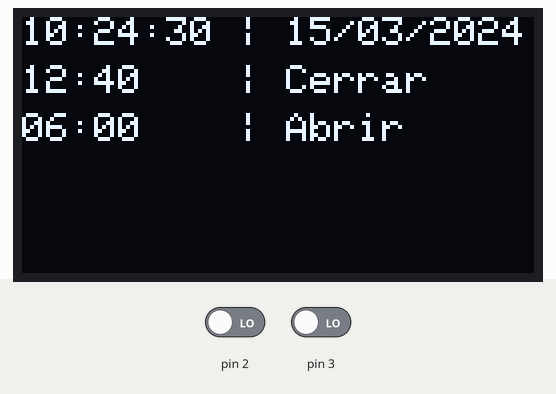
Simulated run of this sketch. Board: Arduino Uno, built with avr-gcc and run on an emulated ATmega328P. Shown: 128×64 one-colour display. The test bench sets the inputs (shaded band); at power-on: pin 2 LOW, pin 3 LOW. The local clock reads 2024-03-15 10:24:30 at power-on unless the sketch sets it; what the sketch prints to the serial monitor is not drawn.

Above: at 0.1 s.
1.3 s: pin 2 driven HIGH
At 1.6 s:
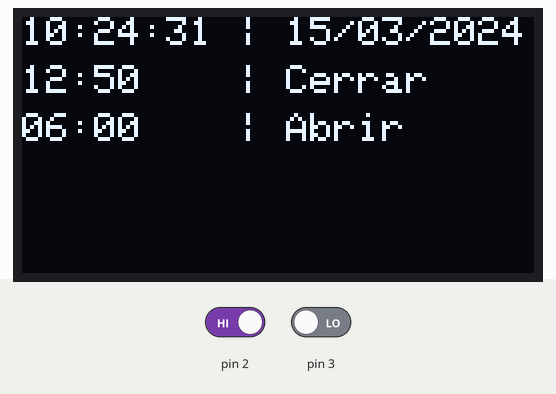
3.0 s: pin 3 driven HIGH
At 3.35 s:
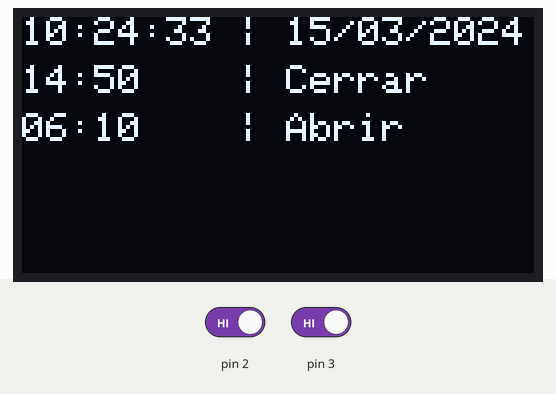
4.7 s: pin 2 driven LOW
At 4.95 s:
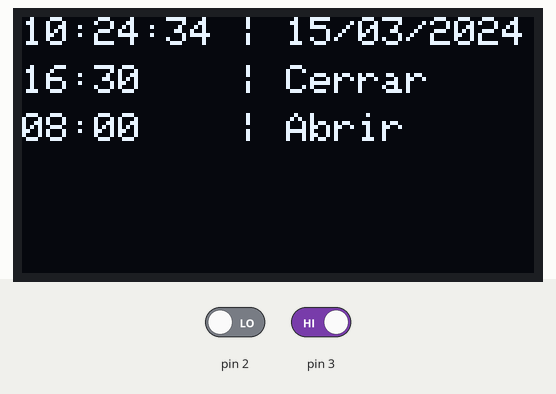
6.3 s: pin 3 driven LOW
At 7.8 s:
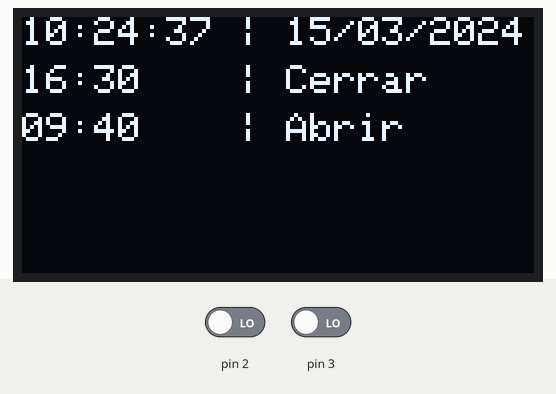
9.3 s: pin 2 driven HIGH
At 9.61 s:
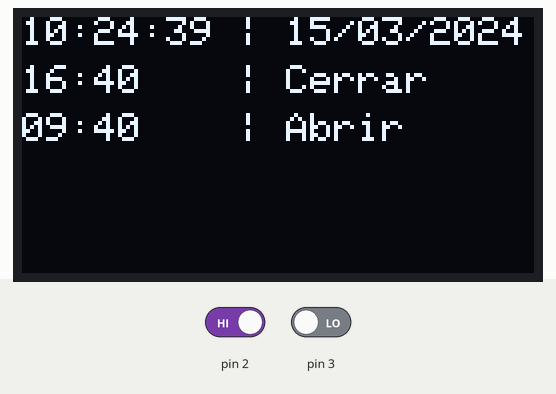
11.0 s: pin 3 driven HIGH
At 11.36 s:
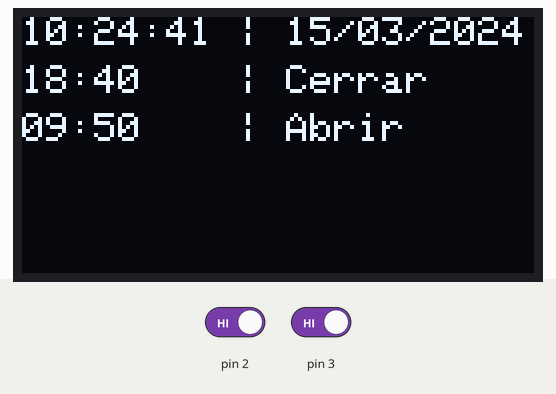
Timing chart, 0 to 13.7 s (numbered marks = the images above; inputs shaded):
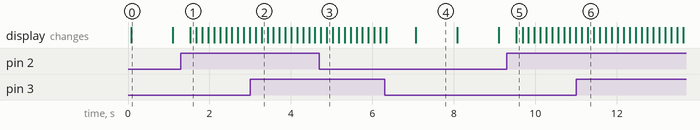

The sketch:

proyecto.ino
```cpp
#include <Wire.h> // Biblioteca para comunicación I2C
#include <DS3231.h> // Biblioteca para el reloj de tiempo real DS3231
#include <Adafruit_GFX.h> // Biblioteca para gráficos
#include <Adafruit_SSD1306.h> // Biblioteca para pantallas OLED SSD1306
#include <Stepper.h> // Biblioteca para control de motores de pasos
#define OLED_RESET 13

Adafruit_SSD1306 display(OLED_RESET);

// Variables globales
bool Century = false, h12, PM, closed = false, open = true;
int openH = 6, closeH = 12, openM = 0, closeM = 4; // Horas y minutos de apertura y cierre
const int stepsPerRevolution = 200; // Número de pasos por revolución del motor de pasos

// Objetos
DS3231 Clock;
Stepper stepper(stepsPerRevolution, 8, 9, 10, 11);

void setup() {
    Serial.begin(9600);
    pinMode(2, INPUT);
    pinMode(3, INPUT);
    display.begin(SSD1306_SWITCHCAPVCC, 0x3C);
    stepper.setSpeed(60);
    //setupClosureStatus();

    Serial.println(F("Initialize System"));
    Wire.begin();
}

void loop() {
    displayT(); // Muestra la hora y el estado en la pantalla OLED
    readInputs(); // Lee las entradas de los botones
    stepperCheck(); // Verifica si debe mover la persiana
    delay(100);
}

// Función para leer la hora del reloj DS3231 y formatearla como una cadena
String readRTC() {
    String s = "";

    int hour = Clock.getHour(h12, PM);
    if (hour < 10) s += "0";
    s += String(hour, DEC) + ":";

    int min = Clock.getMinute();
    if (min < 10) s += "0";
    s += String(min, DEC) + ":";

    int sec = Clock.getSecond();
    if (sec < 10) s += "0";
    s += String(sec, DEC) + " | ";

    int date = Clock.getDate();
    if (date < 10) s += "0";
    s += String(date, DEC) + "/";

    int month = Clock.getMonth(Century);
    if (month < 10) s += "0";
    s += String(month, DEC) + "/";

    s += "20" + String(Clock.getYear(), DEC);

    return s;
}

// Función para mostrar la hora y el estado de apertura/cierre en la pantalla OLED
void displayT() {
    display.clearDisplay();
    display.setTextSize(1);
    display.setTextColor(WHITE);
    display.setCursor(0, 0);
    display.println(readRTC());

    display.setCursor(0, 12);
    display.println(readCloseT() + "    | Cerrar"); // Muestra la hora de cierre
    display.setTextSize(1);
    display.setTextColor(WHITE);
    display.setCursor(0, 24);
    display.println(readOpenT() + "    | Abrir"); // Muestra la hora de apertura
    display.display(); // Actualiza la pantalla
}

// Función para leer las entradas de los botones y ajustar las horas de apertura y cierre
void readInputs() {
    if (digitalRead(2) == HIGH) { // Si el botón en el pin 2 está presionado
        closeM = (closeM + 1) % 6; // Incrementa los minutos de cierre
        if (closeM == 0) // Si los minutos son 0, incrementa la hora de cierre
            closeH = (closeH + 1) % 24;
    }
    if (digitalRead(3) == HIGH) { // Si el botón en el pin 3 está presionado
        openM = (openM + 1) % 6; // Incrementa los minutos de apertura
        if (openM == 0) // Si los minutos son 0, incrementa la hora de apertura
            openH = (openH + 1) % 24;
    }
}

// Función para obtener la hora de apertura como una cadena
String readOpenT() {
    String s = "";
    if (openH < 10) s += "0";
    s += String(openH) + ":" + String(openM) + "0";
    return s;
}

// Función para obtener la hora de cierre como una cadena
String readCloseT() {
    String s = "";
    if (closeH < 10) s += "0";
    s += String(closeH) + ":" + String(closeM) + "0";
    return s;
}

// Función para verificar si es hora de abrir o cerrar la persiana y mover el motor
void stepperCheck() {
    if (Clock.getHour(h12, PM) == closeH && Clock.getMinute() == 10 * closeM && closed == false) {
        closed = true;
        open = false;
        stepper.step(2 * stepsPerRevolution); // Mueve el motor para cerrar la persiana
    }
    if (Clock.getHour(h12, PM) == openH && Clock.getMinute() == 10 * openM && open == false) {
        closed = false;
        open = true;
        stepper.step(-2 * stepsPerRevolution); // Mueve el motor para abrir la persiana (en sentido contrario)
    }
}

// Función para configurar el estado inicial de la persiana según la hora actual
void setupClosureStatus() {
    if (Clock.getHour(h12, PM) >= openH && Clock.getHour(h12, PM) < closeH) {
        closed = false;
        open = true;
    } else {
        closed = true;
        open = false;
    }
}
```

Measured:
- after the input at 1.3 s, the display: changes after 0.23 s (image 1)
- after the input at 9.3 s, the display: changes after 0.24 s (image 5)
- what the display in image 0 shows lasts 1.0 s, from 0.1 s to 1.1 s
